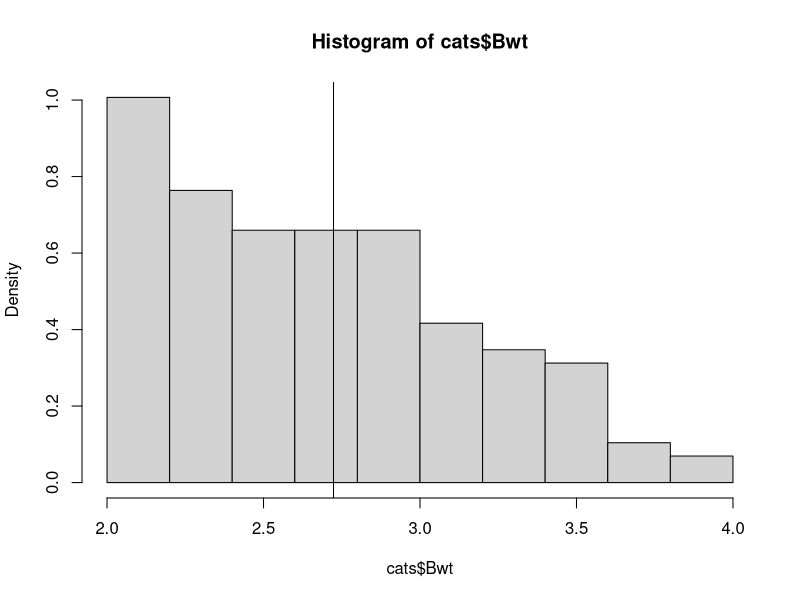
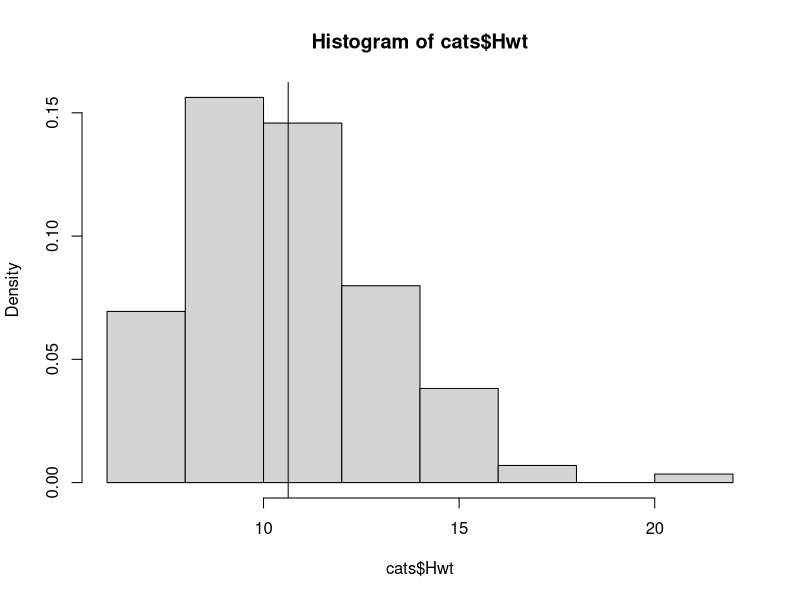
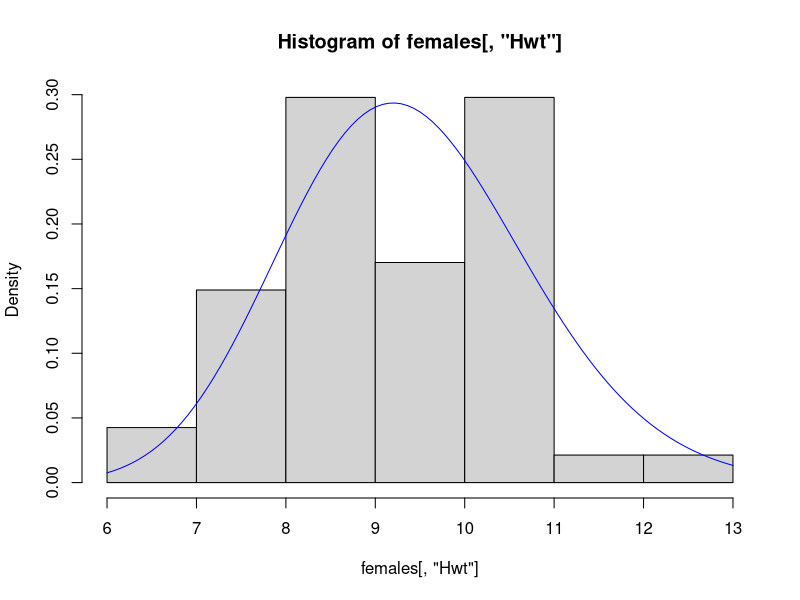
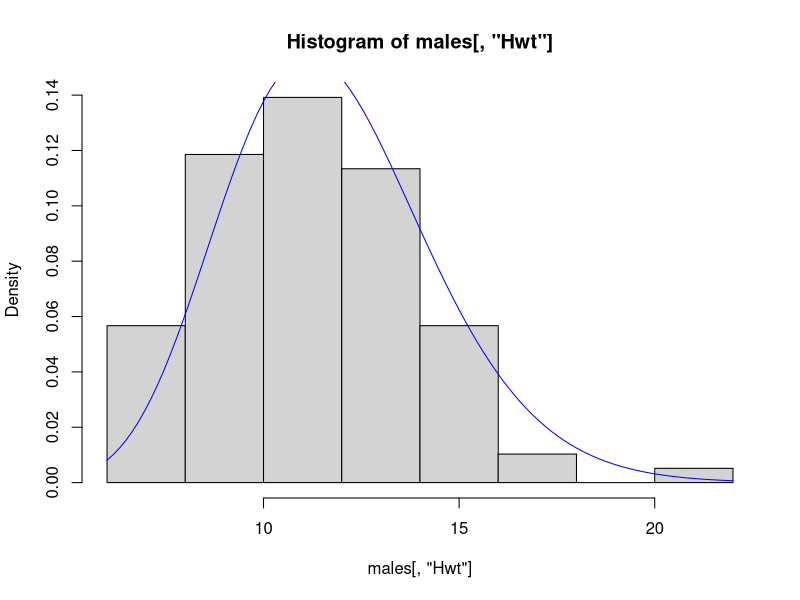

Here is the R script that generated these plots, in order:
## ---- chunk 1

library(MASS)
data(cats)
#cats

#after taking a look at the dataset we can see the raw data only has decimals out to the tens place
 
## ---- chunk 2

summary(cats)

#Running summary(cats) gives us some descriptive statistics of the data set. We can see that there are 
#3 catagories, 1. Sex 2. Bwt and 3 Hwt. We can also see that we have one categorical attribute and 2 
#quantitative attributes. We need to look into help(cats) to get a better description of what Bwt and Hwt
#mean, in this case I know already that it is for body weight and heart weight
#from the help("cats") it also specifies that body weight is in kg and heart weight is in g
#NOTE: i used help("cats") in the r console as to not clutter up the lab assignment

## ---- chunk 3

#First we will make a histogram for Bwt. The attribute can be specified after the data with the $
#also the histogram does not have a argument that can handle adding a vertical line of the mean to the graph
#so we can just use the abline function on the line after the call to the function hist()
#according to the summary above the value does look correct and I specifically typed the values I wanted
#from there to verify (commented out now)

hist(cats$Bwt, probability =TRUE)
#abline(v=2.724)
abline(v=mean(cats$Bwt))
hist(cats$Hwt, probability = TRUE)
#abline(v=10.63)
abline(v=mean(cats$Hwt))

## ---- chunk 4

fake.mean = 10
fake.var = 8 
input = c(fake.mean, fake.var)

shape = function (input) {
  answer = ((input[1]^2) / input[2])
  return(answer)
}

shape(input)

#The first step was to create the two test variables to make sure that the function works.
#we know that the answer will be 100/8 which is equal to 12.5
#testing the function with fake.mean and fake.var confirmsv this

scale = function (input) {
  answer = (input[2]/input[1])
  return(answer)
}

scale(input)

#this time when when the function is written we must make sure to keep the arguments in the same order so it
#is not confusing. This time we know the answer should be  8/10 or .8
#running the fuction with our test variables confirms this
## ---- chunk 5

#to begin we make object variables to contain the mean, sd and var of the cats heart weight data

avg = round(mean(cats$Hwt),1)
avg
std = round(sd(cats$Hwt),1)
std
vari = round(var(cats$Hwt),1)
vari

input = c(avg, vari)

#The code below is to check the values to make sure I get what I expect

#avg
#std
#vari

round(shape(input), 1)
round(scale(input), 1)

#now that out functions are tested and proven to work we use the actual cats data for heart weight
#the shape is about 19.1 and the scale is about 0.6
#from earlier we saw in the raw data that the values were only given to the tens decimal place
#we use a round functions so we do not report higher percision numbers than the raw data


## ---- chunk 6

cat.stats = function(data) {
  avg = round(mean(data),1)
  vari = round(var(data),1)
  answer = c(avg, vari)
  return(answer)
}

cat.stats(cats$Hwt)


#The function above takes an attribute from a data frame and makes it into a vector first
#then it extracts the mean and variance from that vector
#next the function calculates the shape and scale from our previously defined functions
#it also rounds the answer to match significant figures
#finally it returns a list to us with our answers
#the answers match our test case as above

## ---- chunk 7

gamma.cat = function(data) {
  mean_vari = cat.stats(data)
  shape = round(shape(mean_vari),1)
  scale = round(scale(mean_vari),1)
  return(c(shape, scale))
  
  
}

gamma.cat(cats$Hwt)

#this new function first calls our previous function to get the mean and variance of the data
#next it uses our first function to get the shape and scale 
#finally it returns the shape and scale of the data. It should agree with what we had found in 
#our test cases

## ---- chunk 8

males = subset(cats, cats$Sex == "M", select = c(Hwt))
boy = gamma.cat(males[,'Hwt'])
boy

females = subset(cats, cats$Sex == "F", select = c(Hwt))

girl = gamma.cat(females[,'Hwt'])
girl


#The results for male and female cats can be found by calling for a subset of the data. Then we can
#use the subsets as input for our gamma.cat function


## ---- chunk 9

hist(females[,'Hwt'], probability = TRUE)
curve(dgamma(x, shape=girl[1], scale=girl[2]),add=TRUE,col="blue")

#From the histogram we can see that females have a bimodal distribution. However, with the dgamma line
#does not quite reflect 


## ---- chunk 10

hist(males[,'Hwt'], probability = TRUE)
curve(dgamma(x, shape=boy[1], scale=boy[2]),add=TRUE,col="blue")

#The histrogram shows a slightly negatively skewed distribution. The dgamma line follows the distribution pretty
#However, it doesn't follow the the last bin at the end 

